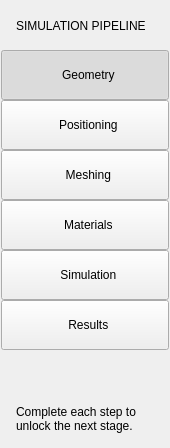
         <widget class="QWidget" name="pipelineLayout" native="true">
          <property name="maximumSize">
           <size>
            <width>170</width>
            <height>16777215</height>
           </size>
          </property>
          <layout class="QVBoxLayout" name="verticalLayout_2">
           <property name="spacing">
            <number>0</number>
           </property>
           <property name="leftMargin">
            <number>1</number>
           </property>
           <property name="topMargin">
            <number>0</number>
           </property>
           <property name="rightMargin">
            <number>1</number>
           </property>
           <property name="bottomMargin">
            <number>0</number>
           </property>
           <item>
            <widget class="QWidget" name="pipelineTitleLayout" native="true">
             <property name="sizePolicy">
              <sizepolicy hsizetype="Preferred" vsizetype="Fixed">
               <horstretch>0</horstretch>
               <verstretch>0</verstretch>
              </sizepolicy>
             </property>
             <property name="minimumSize">
              <size>
               <width>0</width>
               <height>50</height>
              </size>
             </property>
             <property name="maximumSize">
              <size>
               <width>16777215</width>
               <height>50</height>
              </size>
             </property>
             <layout class="QVBoxLayout" name="verticalLayout_3">
              <property name="leftMargin">
               <number>15</number>
              </property>
              <property name="topMargin">
               <number>6</number>
              </property>
              <property name="bottomMargin">
               <number>15</number>
              </property>
              <item>
               <widget class="QLabel" name="pipelineTitleLabel">
                <property name="sizePolicy">
                 <sizepolicy hsizetype="Preferred" vsizetype="Preferred">
                  <horstretch>0</horstretch>
                  <verstretch>0</verstretch>
                 </sizepolicy>
                </property>
                <property name="minimumSize">
                 <size>
                  <width>0</width>
                  <height>40</height>
                 </size>
                </property>
                <property name="maximumSize">
                 <size>
                  <width>16777215</width>
                  <height>40</height>
                 </size>
                </property>
                <property name="text">
                 <string>SIMULATION PIPELINE</string>
                </property>
                <property name="wordWrap">
                 <bool>true</bool>
                </property>
               </widget>
              </item>
             </layout>
            </widget>
           </item>
           <item>
            <widget class="QPushButton" name="geometryButton">
             <property name="minimumSize">
              <size>
               <width>0</width>
               <height>50</height>
              </size>
             </property>
             <property name="maximumSize">
              <size>
               <width>16777215</width>
               <height>60</height>
              </size>
             </property>
             <property name="layoutDirection">
              <enum>Qt::LayoutDirection::LeftToRight</enum>
             </property>
             <property name="text">
              <string>  Geometry</string>
             </property>
             <property name="icon">
              <iconset resource="resources.qrc">
               <normaloff>:/icons/icons/cube_white.svg</normaloff>:/icons/icons/cube_white.svg</iconset>
             </property>
             <property name="iconSize">
              <size>
               <width>15</width>
               <height>15</height>
              </size>
             </property>
             <property name="checkable">
              <bool>true</bool>
             </property>
             <property name="checked">
              <bool>true</bool>
             </property>
             <property name="autoExclusive">
              <bool>true</bool>
             </property>
            </widget>
           </item>
           <item>
            <widget class="QPushButton" name="positioningButton">
             <property name="minimumSize">
              <size>
               <width>0</width>
               <height>50</height>
              </size>
             </property>
             <property name="maximumSize">
              <size>
               <width>16777215</width>
               <height>60</height>
              </size>
             </property>
             <property name="text">
              <string>  Positioning</string>
             </property>
             <property name="icon">
              <iconset resource="resources.qrc">
               <normaloff>:/icons/icons/arrows_white.svg</normaloff>:/icons/icons/arrows_white.svg</iconset>
             </property>
             <property name="iconSize">
              <size>
               <width>15</width>
               <height>15</height>
              </size>
             </property>
             <property name="checkable">
              <bool>true</bool>
             </property>
             <property name="autoExclusive">
              <bool>true</bool>
             </property>
            </widget>
           </item>
           <item>
            <widget class="QPushButton" name="meshingButton">
             <property name="minimumSize">
              <size>
               <width>0</width>
               <height>50</height>
              </size>
             </property>
             <property name="maximumSize">
              <size>
               <width>16777215</width>
               <height>60</height>
              </size>
             </property>
             <property name="text">
              <string>  Meshing</string>
             </property>
             <property name="icon">
              <iconset resource="resources.qrc">
               <normaloff>:/icons/icons/mesh_white.svg</normaloff>:/icons/icons/mesh_white.svg</iconset>
             </property>
             <property name="iconSize">
              <size>
               <width>15</width>
               <height>15</height>
              </size>
             </property>
             <property name="checkable">
              <bool>true</bool>
             </property>
             <property name="autoExclusive">
              <bool>true</bool>
             </property>
            </widget>
           </item>
           <item>
            <widget class="QPushButton" name="materialsButton">
             <property name="minimumSize">
              <size>
               <width>0</width>
               <height>50</height>
              </size>
             </property>
             <property name="maximumSize">
              <size>
               <width>16777215</width>
               <height>60</height>
              </size>
             </property>
             <property name="text">
              <string>  Materials</string>
             </property>
             <property name="icon">
              <iconset resource="resources.qrc">
               <normaloff>:/icons/icons/build-alt.svg</normaloff>:/icons/icons/build-alt.svg</iconset>
             </property>
             <property name="iconSize">
              <size>
               <width>15</width>
               <height>15</height>
              </size>
             </property>
             <property name="checkable">
              <bool>true</bool>
             </property>
             <property name="autoExclusive">
              <bool>true</bool>
             </property>
            </widget>
           </item>
           <item>
            <widget class="QPushButton" name="simulationButton">
             <property name="minimumSize">
              <size>
               <width>0</width>
               <height>50</height>
              </size>
             </property>
             <property name="maximumSize">
              <size>
               <width>16777215</width>
               <height>60</height>
              </size>
             </property>
             <property name="text">
              <string>  Simulation</string>
             </property>
             <property name="icon">
              <iconset resource="resources.qrc">
               <normaloff>:/icons/icons/play_white.svg</normaloff>:/icons/icons/play_white.svg</iconset>
             </property>
             <property name="iconSize">
              <size>
               <width>15</width>
               <height>15</height>
              </size>
             </property>
             <property name="checkable">
              <bool>true</bool>
             </property>
             <property name="autoExclusive">
              <bool>true</bool>
             </property>
            </widget>
           </item>
           <item>
            <widget class="QPushButton" name="resultsButton">
             <property name="minimumSize">
              <size>
               <width>0</width>
               <height>50</height>
              </size>
             </property>
             <property name="maximumSize">
              <size>
               <width>16777215</width>
               <height>60</height>
              </size>
             </property>
             <property name="text">
              <string>  Results</string>
             </property>
             <property name="icon">
              <iconset resource="resources.qrc">
               <normaloff>:/icons/icons/chart_white.svg</normaloff>:/icons/icons/chart_white.svg</iconset>
             </property>
             <property name="iconSize">
              <size>
               <width>15</width>
               <height>15</height>
              </size>
             </property>
             <property name="checkable">
              <bool>true</bool>
             </property>
             <property name="autoExclusive">
              <bool>true</bool>
             </property>
            </widget>
           </item>
           <item>
            <spacer name="verticalSpacer">
             <property name="orientation">
              <enum>Qt::Orientation::Vertical</enum>
             </property>
             <property name="sizeHint" stdset="0">
              <size>
               <width>20</width>
               <height>40</height>
              </size>
             </property>
            </spacer>
           </item>
           <item>
            <widget class="QWidget" name="hintLayout" native="true">
             <layout class="QVBoxLayout" name="verticalLayout_4">
              <property name="spacing">
               <number>0</number>
              </property>
              <property name="leftMargin">
               <number>15</number>
              </property>
              <property name="topMargin">
               <number>15</number>
              </property>
              <property name="rightMargin">
               <number>15</number>
              </property>
              <property name="bottomMargin">
               <number>15</number>
              </property>
              <item>
               <widget class="QLabel" name="hintLabel">
                <property name="text">
                 <string>Complete each step to unlock the next stage.</string>
                </property>
                <property name="wordWrap">
                 <bool>true</bool>
                </property>
               </widget>
              </item>
             </layout>
            </widget>
           </item>
          </layout>
         </widget>
